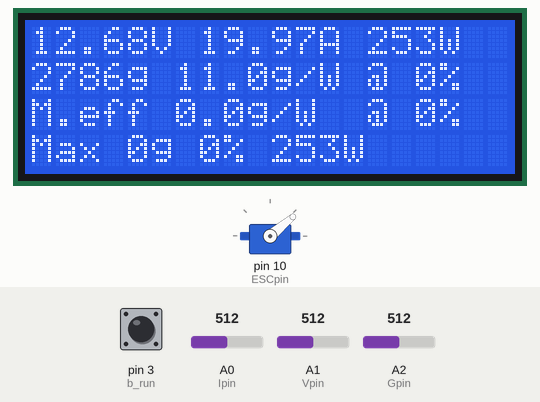
Recording of a sketch running on a simulated Arduino Leonardo, built with avr-gcc and run on an emulated ATmega32U4. Shown: 20×4 character LCD, servo. Inputs (shaded band) come from the test bench; at power-on: A0 (Ipin) = 512, pin 3 (b_run) HIGH, A1 (Vpin) = 512, A2 (Gpin) = 512. What the sketch prints to the serial monitor is not drawn.

Above: at 6.2 s.
6.3 s: A0 (Ipin) set to 7
At 7.2 s:
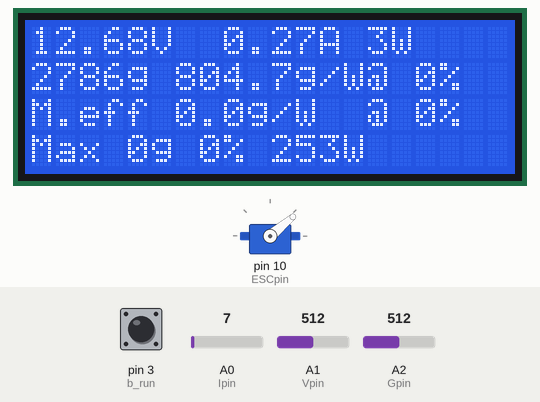
7.9 s: A0 (Ipin) set to 4
At 9.0 s:
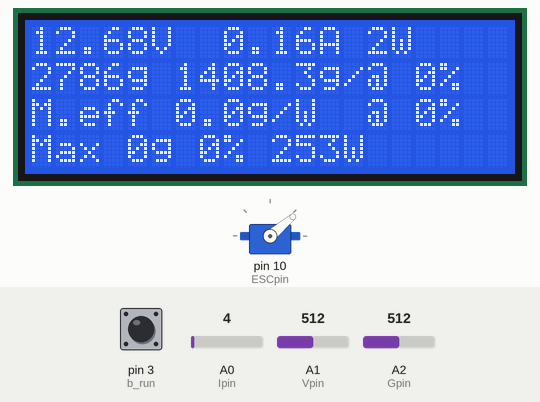
9.7 s: pin 3 (b_run) pulled LOW for 1 s
At 11.7 s:
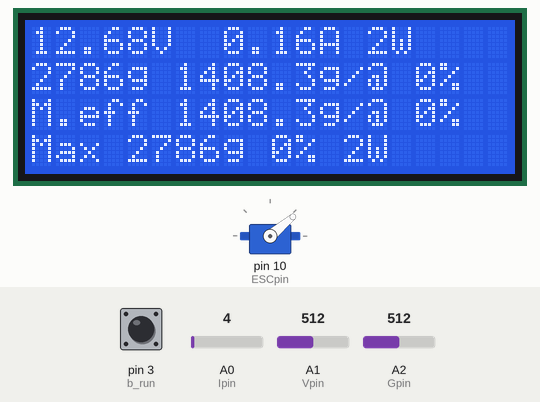
12.4 s: A1 (Vpin) set to 78
At 13.5 s:
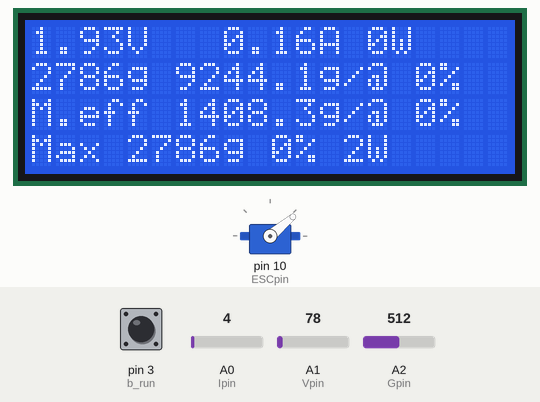
14.3 s: A1 (Vpin) set to 67
At 15.5 s:
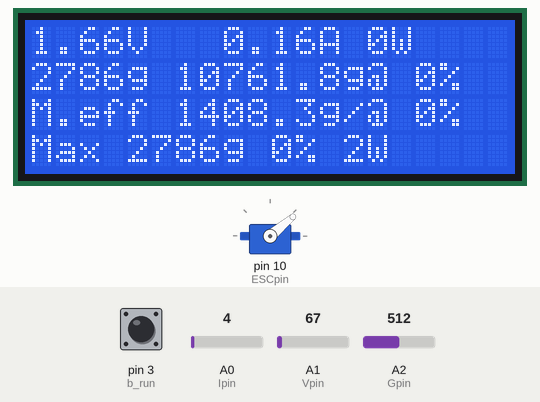
16.2 s: A2 (Gpin) set to 489
At 17.8 s:
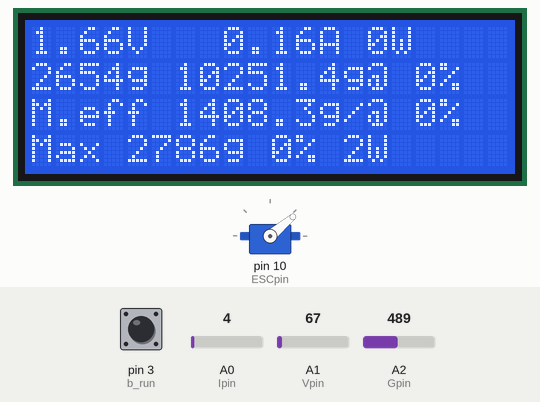
18.1 s: A2 (Gpin) set to 468
Timing chart, 0 to 20.9 s (numbered marks = the images above; inputs shaded):
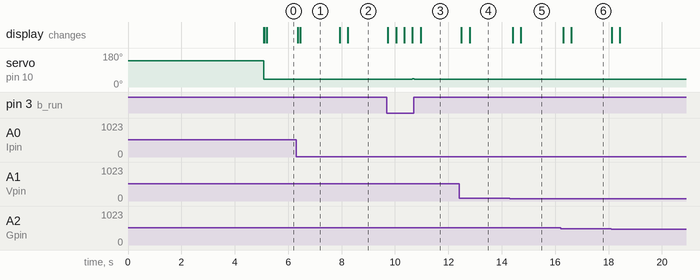

Measured:
- the behaviour switches between 6 and 5 on A0 (Ipin) (found by bisection; images 1 and 2)
- the behaviour switches between 73 and 72 on A1 (Vpin) (found by bisection; images 4 and 5)
- after the input at 6.3 s, the display: first changes after 0.06 s (image 1 shows a later state)
- after the input at 7.9 s, the display: first changes at once (image 2 shows a later state)
- after the input at 9.7 s, servo on pin 10 (ESCpin): 40° → 41° after 0.34 s, → 42° 0.30 s later, → 43° 0.30 s later, → 40° 0.07 s later; the display: first changes at once (image 3 shows a later state)
- after the input at 12.4 s, the display: first changes after 0.09 s (image 4 shows a later state)
- after the input at 14.3 s, the display: first changes after 0.12 s (image 5 shows a later state)
- after the input at 16.2 s, the display: first changes after 0.11 s (image 6 shows a later state)

The sketch:

ThrustMeter.ino
```cpp
/*

todo:
-efficiency mode: for xx throttle for xx seconds.  - measure power consumed. (measure mAh, Wh consumed)
-add a "playback" mode for throttle with repeatable varaition within a given range, for xx seconds. (measure mAh, Wh consumed.)
-add a sync-test mode, run 5-20, 5-50 jump routine.

1.0  Initial version.


Leonardo
USB == Serial
RX/TX == Serial1

----------------------------------------------
0tx
1rx
2 LCD
3-BTN_Run
4 LCD
5-LCD
6-LCD
7 LCD
8 LCD
9-LCD
10-PWM Out (ESC)  //Counter1 capable PWM output(PB6) , default 490hz PWM
11-
12
13-

A0 analog I in
A1 analog V in
A2 PowerLED
A3
A4
A5
------------------------------------------------
HD44780 pinout *=needed
1 GND
2 +5V
3 Contrast adj.
4 RS*
5 RW*
6 EN*
7 DB0
8 f
9 DB2
10DB3
11DB4*
12DB5*
13DB6*
14DB7*
15 backlit +
16 Baklit GND
*/

#include <Servo.h>

Servo ESC;

//#define DEBUG
//#define DEBUG_g
//#define DEBUG_V
//#define DEBUG_I
//#define DEBUG_Imul

#ifndef cbi
#define cbi(sfr, bit) (_SFR_BYTE(sfr) &= ~_BV(bit))
#endif
#ifndef sbi
#define sbi(sfr, bit) (_SFR_BYTE(sfr) |= _BV(bit))
#endif


#include <LiquidCrystal.h>
#define LCD_RS 2
#define LCD_RW 4
#define LCD_EN 5
#define LCD_D4 6
#define LCD_D5 7
#define LCD_D6 8
#define LCD_D7 9
#define LCD_CHARS 20
#define LCD_LINES 4
LiquidCrystal lcd(LCD_RS, LCD_RW, LCD_EN, LCD_D4, LCD_D5, LCD_D6, LCD_D7);
#define Ipin  A0  //reads 0-1024 (
#define Vpin  A1
#define Gpin  A2
#define ESCpin 10

#define b_run 3

//#define mVA 0.02 //ACS758 100A returns 20mV/Amp.
//#define mVA 0.04 //ACS758 50A returns 40mV/Amp.

#define Vmul 0.0247723705 //Voltage per AD step, 28v/1024 steps.
#define Imul 0.039
//2.54v/1024= 0,002392578 v/step.   100A sensor = 40mV/Step.  ca 16,7 steps per A. teoretisk 1A  = AD d16  ,= multiplier:  0,05981445    Hvis AD er 256 = , betyr det ca 15.329A
#define ADiOffset 0  // AD offset,  (measured when No current)
#define gmul 5.7452488  // Thrust multiplicator
#define ADgOffset 27  // Thrust Offset


float V = 0;  //sensed voltage
float I = 0;  //sensed current
float gw = 0;  //gram/watt
float maxgw = 0;  //gram/watt
float W = 0; //calculated power
float maxW = 0;
bool active = false;
bool newdata = false;
unsigned long millisLCD = 0;
unsigned long millisBTN = 0;
unsigned long millisNOBTN = 0;
unsigned long millisSEC = millis();
unsigned long millisAD = 0; //last AD average
int BTNseq = 0; //how many passes did we had w/o buton press.
uint16_t Ia ;//Analog read I
uint16_t Va ;//Analog read V
float g = 0 ;//Analog read thrust (gram)
float maxg = 0;//Analog read thrust (gram)


uint16_t ADi = 0; //AD raw data
uint32_t ADDi = 0;      // the readings from the analog input
uint16_t ADDicount = 0;
uint16_t ADv = 0;
uint32_t ADDv = 0;
uint16_t ADDvcount = 0;
uint16_t ADg = 0;
uint32_t ADDg = 0;
uint16_t ADDgcount = 0;
uint8_t  throttle = 0;
uint8_t  maxgthrottle = 0;
uint8_t  maxgwthrottle = 0;
void setup() {

  pinMode(b_run, INPUT_PULLUP);
  pinMode(Gpin, INPUT);
  pinMode(Ipin, INPUT);
  pinMode(Vpin, INPUT);
  pinMode(ESCpin, OUTPUT);

  lcd.begin(LCD_CHARS, LCD_LINES);
  lcd.clear();

  ESC.attach(ESCpin);


#ifdef DEBUG
  delay(2000);
  Serial.begin(115200);
  //while (!Serial) ;// wait for serial port to connect. Needed for Leonardo only
#endif
  CalibrateESC();

}


void loop() {

  //*********** UPDATE LCD
  if (millis() - millisLCD > 150)  {
    UpdateLCD();
  }

  if (millis() - millisSEC >= 300 && !digitalRead(b_run))  {  //if more than half a sec since last throttle change, calculate

    if (g > maxg) {
      maxg = g;   //new highest thrust
      maxgthrottle = throttle;
    }
    if (g / W > maxgw && W!=0 && g!=0) {maxgw = g / W;  maxgwthrottle = throttle;} //max grams
  }


  //*********** Process standard AD inputs
  ADi = ReadADC(0);  //I = A0
  //if (ADi >=ADiOffset) ADi = ADi - ADiOffset; else ADi=0 ;//   suitable for 100A sensor
  ADDi = ADDi + ADi;
  ADDicount ++;

  ADv = ReadADC(1);  //V = A1
  ADDv = ADDv + ADv;
  ADDvcount ++;

  ADg  = ReadADC(2);  //thrust = A2
  if (ADg >= ADgOffset)   ADDg = ADDg + (ADg - ADgOffset) ;
  ADDgcount ++;


  if (millis() - millisAD > 100)  {    //sample AD continously and read out after xx ms.
    millisAD = millis();
    I = (ADDi / ADDicount) * Imul;
    //Serial.println(ADDicount);
    ADDicount = 0;
    ADDi = 0;
    // PWMout();

    V = (ADDv / ADDvcount) * Vmul;
    ADDvcount = 0;
    ADDv = 0;

    W = I * V;
    if (W > maxW) maxW=W;
    if (W > 0) gw = g / W; else gw = 0;

    g = (ADDg / ADDgcount) * gmul;
    newdata=true;
//Serial.println(ADDgcount);  //4 is max
    ADDgcount = 0;
    ADDg = 0;


  }


  if (!digitalRead(b_run))  {  //button pressed

  if (newdata) { Writelog(); newdata=false;}
    //buttom pressed, START procedure
    if (!active) { //We have just started, clear old stats
      maxg = 0;  //max grams
      maxgw = 0; //max grams/W
      maxW=0;
      maxgthrottle = 0;//throttle @ max grams
      maxgwthrottle = 0; //throttle @ max efficiency
      millisSEC = millis();  //start counter
      active = true;
    }

    //are we in soft-start range ?
    if (throttle <  15 && (millis() - millisSEC) > 300)    {
      throttle += 1;  // do slow start with 1% each 300ms
      ESC.write((throttle + 40)); //  0...180 are valid position
      millisSEC = millis();  //count time since last increase
    } else {     //now normal throttle increase
      if (throttle <  100 && throttle >= 15 && (millis() - millisSEC) > 980) {
        throttle += 5;
        ESC.write((throttle + 40)); //  0...180 are valid position
        millisSEC = millis();  //count time since last increase
      }
    }
    while (throttle == 100 && (millis() - millisSEC) > 980 && !digitalRead(b_run)) {
          ESC.write((0 + 40)); //  0...180 are valid position
          delay(300);
      }

  } else {     //button not pressed
    if (active) {
    throttle = 0;
    ESC.write(40);   //  0...180 are valid position
    active=false;
    }
       if ((millis() - millisSEC) > 1980) {
        Writelog();  //if idle, log every 2 sec
        millisSEC = millis();  //start counter
    }

  }


} //end loop
```

Functions.ino
```cpp
uint16_t ReadADC(int port)  //10bit AD with 2.56v internal referance
{
  if (port == 0) ADMUX = (1 << REFS1) | (1 << REFS0) | (0 << MUX4) | (0 << MUX3) | (1 << MUX2) | (1 << MUX1) | (1 << MUX0); // 2.56v referance port A0
  if (port == 1) ADMUX = (1 << REFS1) | (1 << REFS0) | (0 << MUX4) | (0 << MUX3) | (1 << MUX2) | (1 << MUX1) | (0 << MUX0); // 2.56v referance port A1
  if (port == 2) ADMUX = (1 << REFS1) | (1 << REFS0) | (0 << MUX4) | (0 << MUX3) | (1 << MUX2) | (0 << MUX1) | (1 << MUX0); // 2.56v referance port A2
  ADCSRA |= _BV(ADSC);                // Start conversion
  while (!bit_is_set(ADCSRA, ADIF));  // Loop until conversion is complete
  ADCSRA |= _BV(ADIF);   // Clear ADIF by writing a 1 (this sets the value to 0)
  return (ADC);
}


void PWMout() {

W = V * I;


  }

void  CalibrateESC() {
  lcd.noCursor();
  lcd.setCursor(4, 0);
  lcd.print("Thrust Meter");
  lcd.setCursor(2, 2);
  lcd.print("ESC Calibration");

  ESC.write(140);   //  0...180 are valid position
  delay(5000);
  ESC.write(40);   //  0...180 are valid position
  lcd.clear();
}


void Writelog() {
//*********** Logging data
//$1;state(int);time(ms);V;I;W;throttle;g;gw;checksum (LF)
Serial.print("$1"); //start+dataset
Serial.write(59); //separator ;
Serial.print(active);
Serial.write(59); //separator ;
Serial.print(millis());
Serial.write(59); //separator ;
Serial.print(V * 100, 0);
Serial.write(59); //separator ;
Serial.print(I * 100, 0);
Serial.write(59); //separator ;
Serial.print(W * 10, 0);
Serial.write(59);   //separator ;
Serial.print(throttle);
Serial.write(59); //separator ;
Serial.print(g * 10, 0);
Serial.write(59); //separator ;
Serial.print(gw * 10, 0);
Serial.write(59); //separator ;
Serial.print("0"); // dummy checksum
Serial.println(""); //LF.
//*********** Debugging data
}
```

LCDMain.ino
```cpp
void UpdateLCD() {
  lcd.noCursor();
  lcd.setCursor(0, 0);
  lcd.print(V,2);
  lcd.print("V");
  if (V < 10)  lcd.print(" ");
  lcd.setCursor(7, 0);
  if (I < 10)  lcd.print(" ");
  lcd.print(I,2);
  lcd.print("A");

  lcd.setCursor(14 ,0);
  lcd.print(W,0);
  lcd.print("W");
  if (W < 1000) lcd.print(" ");
  if (W < 100) lcd.print(" ");
  if (W < 10)  lcd.print(" ");


  lcd.setCursor(0, 1);
  lcd.print(g,0);
  lcd.print("g");
  if (g < 1000) lcd.print(" ");
  if (g < 100) lcd.print(" ");
  if (g < 10)  lcd.print(" ");


  lcd.setCursor(6, 1);
  lcd.print(gw,1);
  lcd.print("g/W");
  if (gw < 100) lcd.print(" ");
  if (gw < 10)  lcd.print(" ");


  lcd.setCursor(14, 1);
  lcd.print("@ ");
  lcd.print(throttle);
  lcd.print("%");
  if (throttle < 100) lcd.print(" ");
  if (throttle < 10)  lcd.print(" ");

  lcd.setCursor(0, 2);
  lcd.print("M.eff ");
  lcd.print(maxgw,1);
  lcd.print("g/W");
  if (maxgw < 10)  lcd.print(" ");

  lcd.setCursor(14, 2);
  lcd.print("@ ");
  lcd.print(maxgwthrottle);
  lcd.print("%");
  if (maxgwthrottle < 100) lcd.print(" ");
  if (maxgwthrottle < 10)  lcd.print(" ");


  lcd.setCursor(0, 3);
  lcd.print("Max ");
  lcd.print(maxg,0);
  lcd.print("g ");
  lcd.print(maxgthrottle);
  lcd.print("% ");
  lcd.print(maxW,0);
  lcd.print("W");
  if (maxW < 100) lcd.print(" ");
  if (maxW < 10)  lcd.print(" ");
  lcd.print("   ");

#ifdef DEBUG_V
  lcd.print("raw");
  lcd.print(ADv);
  if (ADv < 1000) lcd.print(" ");
  if (ADv < 100) lcd.print(" ");
  if (ADv < 10)  lcd.print(" ");
#endif
#ifdef DEBUG_I
  lcd.print("raw");
  lcd.print(ADi);
  if (ADi < 1000) lcd.print(" ");
  if (ADi < 100) lcd.print(" ");
  if (ADi < 10)  lcd.print(" ");
#endif
#ifdef DEBUG_g
  lcd.setCursor(13, 3);
  lcd.print("raw");
  lcd.print(ADg);
  if (ADg < 1000) lcd.print(" ");
  if (ADg < 100) lcd.print(" ");
  if (ADg < 10)  lcd.print(" ");
#endif

}

/*
Display 4x20
01234567890123456789
--------------------
14.72V 30.20A 501W
1032g 16.2g/W @ 100%
M.eff 20.1g/W @ 22%
Max 1200g 100% 123W
*/
```
